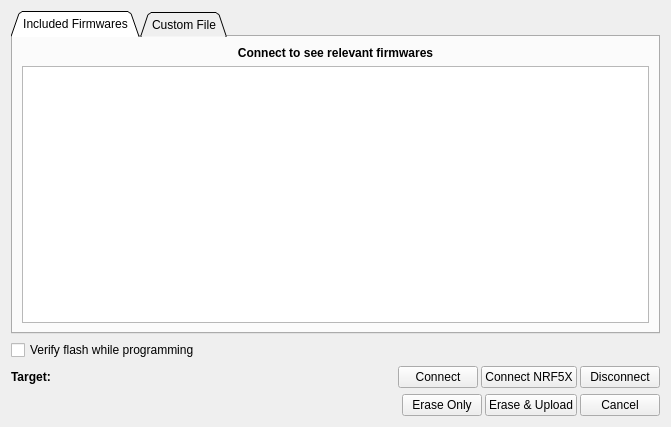
<?xml version="1.0" encoding="UTF-8"?>
<ui version="4.0">
 <class>PageSwdProg</class>
 <widget class="QWidget" name="PageSwdProg">
  <property name="geometry">
   <rect>
    <x>0</x>
    <y>0</y>
    <width>671</width>
    <height>427</height>
   </rect>
  </property>
  <property name="windowTitle">
   <string>Form</string>
  </property>
  <layout class="QVBoxLayout" name="verticalLayout_2">
   <item>
    <widget class="QTabWidget" name="tabWidget">
     <property name="tabShape">
      <enum>QTabWidget::Triangular</enum>
     </property>
     <property name="currentIndex">
      <number>0</number>
     </property>
     <widget class="QWidget" name="tab">
      <attribute name="title">
       <string>Included Firmwares</string>
      </attribute>
      <layout class="QVBoxLayout" name="verticalLayout">
       <item>
        <widget class="QLabel" name="label_2">
         <property name="font">
          <font>
           <weight>75</weight>
           <bold>true</bold>
          </font>
         </property>
         <property name="text">
          <string>Connect to see relevant firmwares</string>
         </property>
         <property name="alignment">
          <set>Qt::AlignCenter</set>
         </property>
         <property name="wordWrap">
          <bool>true</bool>
         </property>
        </widget>
       </item>
       <item>
        <widget class="QListWidget" name="fwList"/>
       </item>
      </layout>
     </widget>
     <widget class="QWidget" name="tab_2">
      <attribute name="title">
       <string>Custom File</string>
      </attribute>
      <layout class="QVBoxLayout" name="verticalLayout_3">
       <item>
        <layout class="QHBoxLayout" name="horizontalLayout_4">
         <item>
          <widget class="QLineEdit" name="fwEdit"/>
         </item>
         <item>
          <widget class="QPushButton" name="chooseButton">
           <property name="sizePolicy">
            <sizepolicy hsizetype="Fixed" vsizetype="Fixed">
             <horstretch>0</horstretch>
             <verstretch>0</verstretch>
            </sizepolicy>
           </property>
           <property name="toolTip">
            <string>Choose file...</string>
           </property>
           <property name="text">
            <string/>
           </property>
           <property name="icon">
            <iconset resource="../res.qrc">
             <normaloff>:/res/icons/Open Folder-96.png</normaloff>:/res/icons/Open Folder-96.png</iconset>
           </property>
          </widget>
         </item>
        </layout>
       </item>
       <item>
        <spacer name="verticalSpacer">
         <property name="orientation">
          <enum>Qt::Vertical</enum>
         </property>
         <property name="sizeHint" stdset="0">
          <size>
           <width>20</width>
           <height>266</height>
          </size>
         </property>
        </spacer>
       </item>
      </layout>
     </widget>
    </widget>
   </item>
   <item>
    <widget class="QCheckBox" name="verifyBox">
     <property name="text">
      <string>Verify flash while programming</string>
     </property>
     <property name="checked">
      <bool>false</bool>
     </property>
    </widget>
   </item>
   <item>
    <layout class="QHBoxLayout" name="horizontalLayout_2">
     <property name="spacing">
      <number>3</number>
     </property>
     <item>
      <widget class="QLabel" name="label">
       <property name="font">
        <font>
         <weight>75</weight>
         <bold>true</bold>
        </font>
       </property>
       <property name="text">
        <string>Target:</string>
       </property>
      </widget>
     </item>
     <item>
      <widget class="QLabel" name="targetLabel">
       <property name="sizePolicy">
        <sizepolicy hsizetype="MinimumExpanding" vsizetype="Preferred">
         <horstretch>0</horstretch>
         <verstretch>0</verstretch>
        </sizepolicy>
       </property>
       <property name="text">
        <string/>
       </property>
      </widget>
     </item>
     <item>
      <widget class="QPushButton" name="connectButton">
       <property name="toolTip">
        <string>Connect to external MCU over SWD.</string>
       </property>
       <property name="text">
        <string>Connect</string>
       </property>
       <property name="icon">
        <iconset resource="../res.qrc">
         <normaloff>:/res/icons/Connected-96.png</normaloff>:/res/icons/Connected-96.png</iconset>
       </property>
      </widget>
     </item>
     <item>
      <widget class="QPushButton" name="connectNrf5xButton">
       <property name="toolTip">
        <string>Connect to internal NRF5x MCU</string>
       </property>
       <property name="text">
        <string>Connect NRF5X</string>
       </property>
       <property name="icon">
        <iconset resource="../res.qrc">
         <normaloff>:/res/icons/Connected-96.png</normaloff>:/res/icons/Connected-96.png</iconset>
       </property>
      </widget>
     </item>
     <item>
      <widget class="QPushButton" name="disconnectButton">
       <property name="text">
        <string>Disconnect</string>
       </property>
       <property name="icon">
        <iconset resource="../res.qrc">
         <normaloff>:/res/icons/Disconnected-96.png</normaloff>:/res/icons/Disconnected-96.png</iconset>
       </property>
      </widget>
     </item>
    </layout>
   </item>
   <item>
    <layout class="QHBoxLayout" name="horizontalLayout">
     <property name="spacing">
      <number>3</number>
     </property>
     <item>
      <widget class="DisplayPercentage" name="display" native="true">
       <property name="sizePolicy">
        <sizepolicy hsizetype="MinimumExpanding" vsizetype="Preferred">
         <horstretch>0</horstretch>
         <verstretch>0</verstretch>
        </sizepolicy>
       </property>
      </widget>
     </item>
     <item>
      <widget class="QPushButton" name="eraseFlashButton">
       <property name="text">
        <string>Erase Only</string>
       </property>
       <property name="icon">
        <iconset resource="../res.qrc">
         <normaloff>:/res/icons/Delete-96.png</normaloff>:/res/icons/Delete-96.png</iconset>
       </property>
      </widget>
     </item>
     <item>
      <widget class="QPushButton" name="uploadButton">
       <property name="text">
        <string>Erase &amp;&amp; Upload</string>
       </property>
       <property name="icon">
        <iconset resource="../res.qrc">
         <normaloff>:/res/icons/Download-96.png</normaloff>:/res/icons/Download-96.png</iconset>
       </property>
      </widget>
     </item>
     <item>
      <widget class="QPushButton" name="cancelButton">
       <property name="text">
        <string>Cancel</string>
       </property>
       <property name="icon">
        <iconset resource="../res.qrc">
         <normaloff>:/res/icons/Cancel-96.png</normaloff>:/res/icons/Cancel-96.png</iconset>
       </property>
      </widget>
     </item>
    </layout>
   </item>
  </layout>
 </widget>
 <customwidgets>
  <customwidget>
   <class>DisplayPercentage</class>
   <extends>QWidget</extends>
   <header>widgets/displaypercentage.h</header>
   <container>1</container>
  </customwidget>
 </customwidgets>
 <resources>
  <include location="../res.qrc"/>
 </resources>
 <connections/>
</ui>
